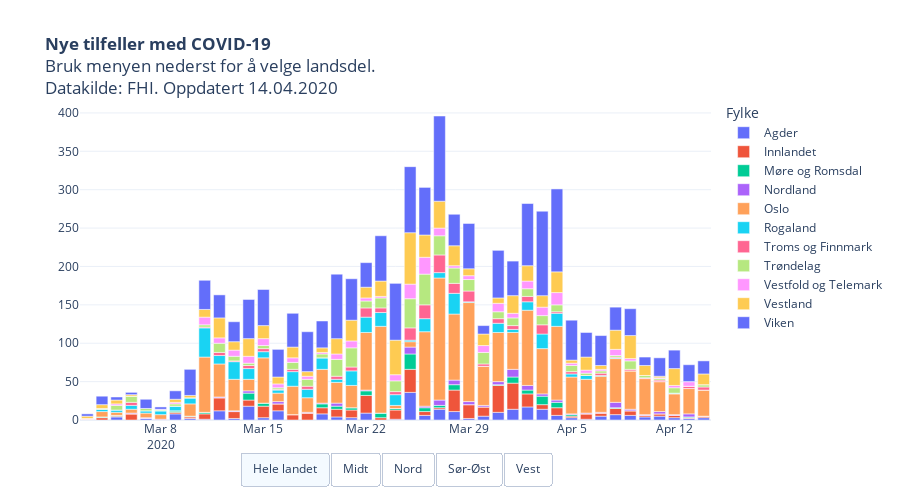

The notebook cell saved with this chart:
### Code cell
legend = [i for i in endring["Fylke"].dropna().unique()]
foretak = [i for i in endring["RHF"].dropna().unique()]
legend.sort()
foretak.sort()

fig = px.bar(endring, x='variable', y='value',
             category_orders={"RHF": foretak},
             title = "<b>Nye tilfeller med COVID-19</b><br>Bruk menyen nederst for å velge landsdel.<br>Datakilde: FHI. Oppdatert "+datetime.today().strftime('%d.%m.%Y'),
             color='Fylke', 
             height=500,
             hover_name="Fylke",
             hover_data=["value"],
             template = "plotly_white",
             labels = {"variable": "Dato", "value": "Nye tilfeller"}    
            )



fig.update_layout(
    updatemenus = list([
    dict(type="buttons", 
         direction="left", 
         active=0,
         buttons=list([
                        dict(label='Hele landet',
                 method='update',
                 args=[{'visible': [True, True, True, True, True, True, True, True, True, True, True]},
                       {'yaxis': {"title": "",
                                  "annotations": []}}]), 
            dict(label='Midt',
                 method='update',
                 args=[{'visible': [False, False, True, False, False, False, False, True, False, False, False]},
                       {'yaxis': {"title": "",
                                  "annotations": []}}]),         
            dict(label='Nord',
                 method='update',
                 args=[{'visible': [False, False, False, True, False, False, True, False, False, False, False]},
                       {'yaxis': {"title": "",
                                  "annotations": []}}]),
            
            dict(label='Sør-Øst',
                 method='update',
                 args=[{'visible': [True, True, False, False, True, False, False, False, True, False, True]},
                       {'yaxis': {"title": "",
                                  "annotations": []}}]),  
                               
             dict(label='Vest',
                 method='update',
                 args=[{'visible': [False, False, False, False, False, True, False, False, False, True, False]},
                       {'yaxis': {"title": "",
                                  "annotations": []}}])  
             
            ]),
            showactive=True,
            x=0.5,
            xanchor="center",
            y=-0.1,
            yanchor="top"
        )
    ]))

fig.update_layout(autosize=True,
    #margin=dict(l=100, r=100, t=150, b=0),
    paper_bgcolor='rgba(0, 0, 0, 0)',
    xaxis=dict(title=''),
    yaxis=dict(title='', rangemode = 'tozero'),
    #plot_bgcolor='rgb(248, 248, 255),'
                 )

py.plot(fig, filename='COVID19_nye_tilfeller.html', auto_open=False)
fig.show()

### Figure 1 — Plotly figure (JSON) as saved in the notebook; plotly's stock layout.template omitted (floating-point values rounded to 4 significant figures)
{"data": [{"alignmentgroup": "True", "customdata": [[1], [0], [4], [0], [2], [0], [8], [2], [1], [12], [2], [18], [3], [12], [0], [0], [8], [4], [3], [9], [0], [1], [36], [6], [14], [11], [2], [5], [10], [14], [17], [14], [6], [3], [1], [5], [7], [6], [4], [5], [3], [2], [3]], "hoverlabel": {"namelength": 0}, "hovertemplate": "<b>%{hovertext}</b><br><br>Fylke=Agder<br>Dato=%{x}<br>Nye tilfeller=%{customdata[0]}", "hovertext": ["Agder", "Agder", "Agder", "Agder", "Agder", "Agder", "Agder", "Agder", "Agder", "Agder", "Agder", "Agder", "Agder", "Agder", "Agder", "Agder", "Agder", "Agder", "Agder", "Agder", "Agder", "Agder", "Agder", "Agder", "Agder", "Agder", "Agder", "Agder", "Agder", "Agder", "Agder", "Agder", "Agder", "Agder", "Agder", "Agder", "Agder", "Agder", "Agder", "Agder", "Agder", "Agder", "Agder"], "legendgroup": "Agder", "marker": {"color": "#636efa"}, "name": "Agder", "offsetgroup": "Agder", "orientation": "v", "showlegend": true, "textposition": "auto", "type": "bar", "x": ["2020-03-03T00:00:00", "2020-03-04T00:00:00", "2020-03-05T00:00:00", "2020-03-06T00:00:00", "2020-03-07T00:00:00", "2020-03-08T00:00:00", "2020-03-09T00:00:00", "2020-03-10T00:00:00", "2020-03-11T00:00:00", "2020-03-12T00:00:00", "2020-03-13T00:00:00", "2020-03-14T00:00:00", "2020-03-15T00:00:00", "2020-03-16T00:00:00", "2020-03-17T00:00:00", "2020-03-18T00:00:00", "2020-03-19T00:00:00", "2020-03-20T00:00:00", "2020-03-21T00:00:00", "2020-03-22T00:00:00", "2020-03-23T00:00:00", "2020-03-24T00:00:00", "2020-03-25T00:00:00", "2020-03-26T00:00:00", "2020-03-27T00:00:00", "2020-03-28T00:00:00", "2020-03-29T00:00:00", "2020-03-30T00:00:00", "2020-03-31T00:00:00", "2020-04-01T00:00:00", "2020-04-02T00:00:00", "2020-04-03T00:00:00", "2020-04-04T00:00:00", "2020-04-05T00:00:00", "2020-04-06T00:00:00", "2020-04-07T00:00:00", "2020-04-08T00:00:00", "2020-04-09T00:00:00", "2020-04-10T00:00:00", "2020-04-11T00:00:00", "2020-04-12T00:00:00", "2020-04-13T00:00:00", "2020-04-14T00:00:00"], "xaxis": "x", "y": [1, 0, 4, 0, 2, 0, 8, 2, 1, 12, 2, 18, 3, 12, 0, 0, 8, 4, 3, 9, 0, 1, 36, 6, 14, 11, 2, 5, 10, 14, 17, 14, 6, 3, 1, 5, 7, 6, 4, 5, 3, 2, 3], "yaxis": "y"}, {"alignmentgroup": "True", "customdata": [[0], [3], [1], [8], [0], [0], [2], [2], [7], [17], [9], [8], [15], [9], [7], [9], [8], [10], [10], [23], [3], [12], [30], [5], [2], [28], [18], [12], [35], [34], [17], [6], [10], [2], [7], [4], [8], [6], [2], [3], [3], [1], [2]], "hoverlabel": {"namelength": 0}, "hovertemplate": "<b>%{hovertext}</b><br><br>Fylke=Innlandet<br>Dato=%{x}<br>Nye tilfeller=%{customdata[0]}", "hovertext": ["Innlandet", "Innlandet", "Innlandet", "Innlandet", "Innlandet", "Innlandet", "Innlandet", "Innlandet", "Innlandet", "Innlandet", "Innlandet", "Innlandet", "Innlandet", "Innlandet", "Innlandet", "Innlandet", "Innlandet", "Innlandet", "Innlandet", "Innlandet", "Innlandet", "Innlandet", "Innlandet", "Innlandet", "Innlandet", "Innlandet", "Innlandet", "Innlandet", "Innlandet", "Innlandet", "Innlandet", "Innlandet", "Innlandet", "Innlandet", "Innlandet", "Innlandet", "Innlandet", "Innlandet", "Innlandet", "Innlandet", "Innlandet", "Innlandet", "Innlandet"], "legendgroup": "Innlandet", "marker": {"color": "#EF553B"}, "name": "Innlandet", "offsetgroup": "Innlandet", "orientation": "v", "showlegend": true, "textposition": "auto", "type": "bar", "x": ["2020-03-03T00:00:00", "2020-03-04T00:00:00", "2020-03-05T00:00:00", "2020-03-06T00:00:00", "2020-03-07T00:00:00", "2020-03-08T00:00:00", "2020-03-09T00:00:00", "2020-03-10T00:00:00", "2020-03-11T00:00:00", "2020-03-12T00:00:00", "2020-03-13T00:00:00", "2020-03-14T00:00:00", "2020-03-15T00:00:00", "2020-03-16T00:00:00", "2020-03-17T00:00:00", "2020-03-18T00:00:00", "2020-03-19T00:00:00", "2020-03-20T00:00:00", "2020-03-21T00:00:00", "2020-03-22T00:00:00", "2020-03-23T00:00:00", "2020-03-24T00:00:00", "2020-03-25T00:00:00", "2020-03-26T00:00:00", "2020-03-27T00:00:00", "2020-03-28T00:00:00", "2020-03-29T00:00:00", "2020-03-30T00:00:00", "2020-03-31T00:00:00", "2020-04-01T00:00:00", "2020-04-02T00:00:00", "2020-04-03T00:00:00", "2020-04-04T00:00:00", "2020-04-05T00:00:00", "2020-04-06T00:00:00", "2020-04-07T00:00:00", "2020-04-08T00:00:00", "2020-04-09T00:00:00", "2020-04-10T00:00:00", "2020-04-11T00:00:00", "2020-04-12T00:00:00", "2020-04-13T00:00:00", "2020-04-14T00:00:00"], "xaxis": "x", "y": [0, 3, 1, 8, 0, 0, 2, 2, 7, 17, 9, 8, 15, 9, 7, 9, 8, 10, 10, 23, 3, 12, 30, 5, 2, 28, 18, 12, 35, 34, 17, 6, 10, 2, 7, 4, 8, 6, 2, 3, 3, 1, 2], "yaxis": "y"}, {"alignmentgroup": "True", "customdata": [[0], [1], [1], [0], [0], [0], [2], [1], [2], [0], [0], [9], [4], [0], [0], [0], [5], [4], [3], [6], [6], [2], [20], [5], [3], [7], [0], [0], [1], [8], [5], [11], [7], [2], [0], [0], [1], [0], [0], [0], [0], [1], [0]], "hoverlabel": {"namelength": 0}, "hovertemplate": "<b>%{hovertext}</b><br><br>Fylke=Møre og Romsdal<br>Dato=%{x}<br>Nye tilfeller=%{customdata[0]}", "hovertext": ["Møre og Romsdal", "Møre og Romsdal", "Møre og Romsdal", "Møre og Romsdal", "Møre og Romsdal", "Møre og Romsdal", "Møre og Romsdal", "Møre og Romsdal", "Møre og Romsdal", "Møre og Romsdal", "Møre og Romsdal", "Møre og Romsdal", "Møre og Romsdal", "Møre og Romsdal", "Møre og Romsdal", "Møre og Romsdal", "Møre og Romsdal", "Møre og Romsdal", "Møre og Romsdal", "Møre og Romsdal", "Møre og Romsdal", "Møre og Romsdal", "Møre og Romsdal", "Møre og Romsdal", "Møre og Romsdal", "Møre og Romsdal", "Møre og Romsdal", "Møre og Romsdal", "Møre og Romsdal", "Møre og Romsdal", "Møre og Romsdal", "Møre og Romsdal", "Møre og Romsdal", "Møre og Romsdal", "Møre og Romsdal", "Møre og Romsdal", "Møre og Romsdal", "Møre og Romsdal", "Møre og Romsdal", "Møre og Romsdal", "Møre og Romsdal", "Møre og Romsdal", "Møre og Romsdal"], "legendgroup": "Møre og Romsdal", "marker": {"color": "#00cc96"}, "name": "Møre og Romsdal", "offsetgroup": "Møre og Romsdal", "orientation": "v", "showlegend": true, "textposition": "auto", "type": "bar", "x": ["2020-03-03T00:00:00", "2020-03-04T00:00:00", "2020-03-05T00:00:00", "2020-03-06T00:00:00", "2020-03-07T00:00:00", "2020-03-08T00:00:00", "2020-03-09T00:00:00", "2020-03-10T00:00:00", "2020-03-11T00:00:00", "2020-03-12T00:00:00", "2020-03-13T00:00:00", "2020-03-14T00:00:00", "2020-03-15T00:00:00", "2020-03-16T00:00:00", "2020-03-17T00:00:00", "2020-03-18T00:00:00", "2020-03-19T00:00:00", "2020-03-20T00:00:00", "2020-03-21T00:00:00", "2020-03-22T00:00:00", "2020-03-23T00:00:00", "2020-03-24T00:00:00", "2020-03-25T00:00:00", "2020-03-26T00:00:00", "2020-03-27T00:00:00", "2020-03-28T00:00:00", "2020-03-29T00:00:00", "2020-03-30T00:00:00", "2020-03-31T00:00:00", "2020-04-01T00:00:00", "2020-04-02T00:00:00", "2020-04-03T00:00:00", "2020-04-04T00:00:00", "2020-04-05T00:00:00", "2020-04-06T00:00:00", "2020-04-07T00:00:00", "2020-04-08T00:00:00", "2020-04-09T00:00:00", "2020-04-10T00:00:00", "2020-04-11T00:00:00", "2020-04-12T00:00:00", "2020-04-13T00:00:00", "2020-04-14T00:00:00"], "xaxis": "x", "y": [0, 1, 1, 0, 0, 0, 2, 1, 2, 0, 0, 9, 4, 0, 0, 0, 5, 4, 3, 6, 6, 2, 20, 5, 3, 7, 0, 0, 1, 8, 5, 11, 7, 2, 0, 0, 1, 0, 0, 0, 0, 1, 0], "yaxis": "y"}, {"alignmentgroup": "True", "customdata": [[0], [0], [0], [1], [1], [1], [0], [0], [0], [1], [1], [3], [0], [3], [0], [1], [1], [4], [0], [1], [0], [0], [9], [2], [7], [6], [4], [2], [4], [10], [6], [3], [3], [1], [1], [1], [7], [2], [1], [3], [1], [4], [0]], "hoverlabel": {"namelength": 0}, "hovertemplate": "<b>%{hovertext}</b><br><br>Fylke=Nordland<br>Dato=%{x}<br>Nye tilfeller=%{customdata[0]}", "hovertext": ["Nordland", "Nordland", "Nordland", "Nordland", "Nordland", "Nordland", "Nordland", "Nordland", "Nordland", "Nordland", "Nordland", "Nordland", "Nordland", "Nordland", "Nordland", "Nordland", "Nordland", "Nordland", "Nordland", "Nordland", "Nordland", "Nordland", "Nordland", "Nordland", "Nordland", "Nordland", "Nordland", "Nordland", "Nordland", "Nordland", "Nordland", "Nordland", "Nordland", "Nordland", "Nordland", "Nordland", "Nordland", "Nordland", "Nordland", "Nordland", "Nordland", "Nordland", "Nordland"], "legendgroup": "Nordland", "marker": {"color": "#ab63fa"}, "name": "Nordland", "offsetgroup": "Nordland", "orientation": "v", "showlegend": true, "textposition": "auto", "type": "bar", "x": ["2020-03-03T00:00:00", "2020-03-04T00:00:00", "2020-03-05T00:00:00", "2020-03-06T00:00:00", "2020-03-07T00:00:00", "2020-03-08T00:00:00", "2020-03-09T00:00:00", "2020-03-10T00:00:00", "2020-03-11T00:00:00", "2020-03-12T00:00:00", "2020-03-13T00:00:00", "2020-03-14T00:00:00", "2020-03-15T00:00:00", "2020-03-16T00:00:00", "2020-03-17T00:00:00", "2020-03-18T00:00:00", "2020-03-19T00:00:00", "2020-03-20T00:00:00", "2020-03-21T00:00:00", "2020-03-22T00:00:00", "2020-03-23T00:00:00", "2020-03-24T00:00:00", "2020-03-25T00:00:00", "2020-03-26T00:00:00", "2020-03-27T00:00:00", "2020-03-28T00:00:00", "2020-03-29T00:00:00", "2020-03-30T00:00:00", "2020-03-31T00:00:00", "2020-04-01T00:00:00", "2020-04-02T00:00:00", "2020-04-03T00:00:00", "2020-04-04T00:00:00", "2020-04-05T00:00:00", "2020-04-06T00:00:00", "2020-04-07T00:00:00", "2020-04-08T00:00:00", "2020-04-09T00:00:00", "2020-04-10T00:00:00", "2020-04-11T00:00:00", "2020-04-12T00:00:00", "2020-04-13T00:00:00", "2020-04-14T00:00:00"], "xaxis": "x", "y": [0, 0, 0, 1, 1, 1, 0, 0, 0, 1, 1, 3, 0, 3, 0, 1, 1, 4, 0, 1, 0, 0, 9, 2, 7, 6, 4, 2, 4, 10, 6, 3, 3, 1, 1, 1, 7, 2, 1, 3, 1, 4, 0], "yaxis": "y"}, {"alignmentgroup": "True", "customdata": [[0], [7], [4], [5], [6], [6], [0], [16], [72], [43], [41], [15], [59], [11], [37], [19], [44], [27], [29], [75], [113], [4], [7], [97], [159], [86], [129], [51], [64], [48], [98], [59], [96], [48], [44], [47], [57], [50], [47], [39], [27], [33], [34]], "hoverlabel": {"namelength": 0}, "hovertemplate": "<b>%{hovertext}</b><br><br>Fylke=Oslo<br>Dato=%{x}<br>Nye tilfeller=%{customdata[0]}", "hovertext": ["Oslo", "Oslo", "Oslo", "Oslo", "Oslo", "Oslo", "Oslo", "Oslo", "Oslo", "Oslo", "Oslo", "Oslo", "Oslo", "Oslo", "Oslo", "Oslo", "Oslo", "Oslo", "Oslo", "Oslo", "Oslo", "Oslo", "Oslo", "Oslo", "Oslo", "Oslo", "Oslo", "Oslo", "Oslo", "Oslo", "Oslo", "Oslo", "Oslo", "Oslo", "Oslo", "Oslo", "Oslo", "Oslo", "Oslo", "Oslo", "Oslo", "Oslo", "Oslo"], "legendgroup": "Oslo", "marker": {"color": "#FFA15A"}, "name": "Oslo", "offsetgroup": "Oslo", "orientation": "v", "showlegend": true, "textposition": "auto", "type": "bar", "x": ["2020-03-03T00:00:00", "2020-03-04T00:00:00", "2020-03-05T00:00:00", "2020-03-06T00:00:00", "2020-03-07T00:00:00", "2020-03-08T00:00:00", "2020-03-09T00:00:00", "2020-03-10T00:00:00", "2020-03-11T00:00:00", "2020-03-12T00:00:00", "2020-03-13T00:00:00", "2020-03-14T00:00:00", "2020-03-15T00:00:00", "2020-03-16T00:00:00", "2020-03-17T00:00:00", "2020-03-18T00:00:00", "2020-03-19T00:00:00", "2020-03-20T00:00:00", "2020-03-21T00:00:00", "2020-03-22T00:00:00", "2020-03-23T00:00:00", "2020-03-24T00:00:00", "2020-03-25T00:00:00", "2020-03-26T00:00:00", "2020-03-27T00:00:00", "2020-03-28T00:00:00", "2020-03-29T00:00:00", "2020-03-30T00:00:00", "2020-03-31T00:00:00", "2020-04-01T00:00:00", "2020-04-02T00:00:00", "2020-04-03T00:00:00", "2020-04-04T00:00:00", "2020-04-05T00:00:00", "2020-04-06T00:00:00", "2020-04-07T00:00:00", "2020-04-08T00:00:00", "2020-04-09T00:00:00", "2020-04-10T00:00:00", "2020-04-11T00:00:00", "2020-04-12T00:00:00", "2020-04-13T00:00:00", "2020-04-14T00:00:00"], "xaxis": "x", "y": [0, 7, 4, 5, 6, 6, 0, 16, 72, 43, 41, 15, 59, 11, 37, 19, 44, 27, 29, 75, 113, 4, 7, 97, 159, 86, 129, 51, 64, 48, 98, 59, 96, 48, 44, 47, 57, 50, 47, 39, 27, 33, 34], "yaxis": "y"}, {"alignmentgroup": "True", "customdata": [[0], [3], [3], [5], [3], [5], [6], [8], [38], [11], [23], [14], [8], [4], [19], [11], [15], [4], [19], [20], [18], [14], [2], [17], [7], [27], [1], [0], [12], [4], [11], [19], [17], [4], [5], [1], [1], [0], [0], [0], [1], [0], [0]], "hoverlabel": {"namelength": 0}, "hovertemplate": "<b>%{hovertext}</b><br><br>Fylke=Rogaland<br>Dato=%{x}<br>Nye tilfeller=%{customdata[0]}", "hovertext": ["Rogaland", "Rogaland", "Rogaland", "Rogaland", "Rogaland", "Rogaland", "Rogaland", "Rogaland", "Rogaland", "Rogaland", "Rogaland", "Rogaland", "Rogaland", "Rogaland", "Rogaland", "Rogaland", "Rogaland", "Rogaland", "Rogaland", "Rogaland", "Rogaland", "Rogaland", "Rogaland", "Rogaland", "Rogaland", "Rogaland", "Rogaland", "Rogaland", "Rogaland", "Rogaland", "Rogaland", "Rogaland", "Rogaland", "Rogaland", "Rogaland", "Rogaland", "Rogaland", "Rogaland", "Rogaland", "Rogaland", "Rogaland", "Rogaland", "Rogaland"], "legendgroup": "Rogaland", "marker": {"color": "#19d3f3"}, "name": "Rogaland", "offsetgroup": "Rogaland", "orientation": "v", "showlegend": true, "textposition": "auto", "type": "bar", "x": ["2020-03-03T00:00:00", "2020-03-04T00:00:00", "2020-03-05T00:00:00", "2020-03-06T00:00:00", "2020-03-07T00:00:00", "2020-03-08T00:00:00", "2020-03-09T00:00:00", "2020-03-10T00:00:00", "2020-03-11T00:00:00", "2020-03-12T00:00:00", "2020-03-13T00:00:00", "2020-03-14T00:00:00", "2020-03-15T00:00:00", "2020-03-16T00:00:00", "2020-03-17T00:00:00", "2020-03-18T00:00:00", "2020-03-19T00:00:00", "2020-03-20T00:00:00", "2020-03-21T00:00:00", "2020-03-22T00:00:00", "2020-03-23T00:00:00", "2020-03-24T00:00:00", "2020-03-25T00:00:00", "2020-03-26T00:00:00", "2020-03-27T00:00:00", "2020-03-28T00:00:00", "2020-03-29T00:00:00", "2020-03-30T00:00:00", "2020-03-31T00:00:00", "2020-04-01T00:00:00", "2020-04-02T00:00:00", "2020-04-03T00:00:00", "2020-04-04T00:00:00", "2020-04-05T00:00:00", "2020-04-06T00:00:00", "2020-04-07T00:00:00", "2020-04-08T00:00:00", "2020-04-09T00:00:00", "2020-04-10T00:00:00", "2020-04-11T00:00:00", "2020-04-12T00:00:00", "2020-04-13T00:00:00", "2020-04-14T00:00:00"], "xaxis": "x", "y": [0, 3, 3, 5, 3, 5, 6, 8, 38, 11, 23, 14, 8, 4, 19, 11, 15, 4, 19, 20, 18, 14, 2, 17, 7, 27, 1, 0, 12, 4, 11, 19, 17, 4, 5, 1, 1, 0, 0, 0, 1, 0, 0], "yaxis": "y"}, {"alignmentgroup": "True", "customdata": [[1], [0], [0], [4], [0], [0], [0], [0], [1], [4], [1], [4], [4], [1], [3], [4], [0], [4], [5], [12], [6], [4], [16], [18], [23], [13], [14], [3], [6], [5], [7], [12], [2], [3], [0], [3], [1], [2], [1], [2], [0], [3], [4]], "hoverlabel": {"namelength": 0}, "hovertemplate": "<b>%{hovertext}</b><br><br>Fylke=Troms og Finnmark<br>Dato=%{x}<br>Nye tilfeller=%{customdata[0]}", "hovertext": ["Troms og Finnmark", "Troms og Finnmark", "Troms og Finnmark", "Troms og Finnmark", "Troms og Finnmark", "Troms og Finnmark", "Troms og Finnmark", "Troms og Finnmark", "Troms og Finnmark", "Troms og Finnmark", "Troms og Finnmark", "Troms og Finnmark", "Troms og Finnmark", "Troms og Finnmark", "Troms og Finnmark", "Troms og Finnmark", "Troms og Finnmark", "Troms og Finnmark", "Troms og Finnmark", "Troms og Finnmark", "Troms og Finnmark", "Troms og Finnmark", "Troms og Finnmark", "Troms og Finnmark", "Troms og Finnmark", "Troms og Finnmark", "Troms og Finnmark", "Troms og Finnmark", "Troms og Finnmark", "Troms og Finnmark", "Troms og Finnmark", "Troms og Finnmark", "Troms og Finnmark", "Troms og Finnmark", "Troms og Finnmark", "Troms og Finnmark", "Troms og Finnmark", "Troms og Finnmark", "Troms og Finnmark", "Troms og Finnmark", "Troms og Finnmark", "Troms og Finnmark", "Troms og Finnmark"], "legendgroup": "Troms og Finnmark", "marker": {"color": "#FF6692"}, "name": "Troms og Finnmark", "offsetgroup": "Troms og Finnmark", "orientation": "v", "showlegend": true, "textposition": "auto", "type": "bar", "x": ["2020-03-03T00:00:00", "2020-03-04T00:00:00", "2020-03-05T00:00:00", "2020-03-06T00:00:00", "2020-03-07T00:00:00", "2020-03-08T00:00:00", "2020-03-09T00:00:00", "2020-03-10T00:00:00", "2020-03-11T00:00:00", "2020-03-12T00:00:00", "2020-03-13T00:00:00", "2020-03-14T00:00:00", "2020-03-15T00:00:00", "2020-03-16T00:00:00", "2020-03-17T00:00:00", "2020-03-18T00:00:00", "2020-03-19T00:00:00", "2020-03-20T00:00:00", "2020-03-21T00:00:00", "2020-03-22T00:00:00", "2020-03-23T00:00:00", "2020-03-24T00:00:00", "2020-03-25T00:00:00", "2020-03-26T00:00:00", "2020-03-27T00:00:00", "2020-03-28T00:00:00", "2020-03-29T00:00:00", "2020-03-30T00:00:00", "2020-03-31T00:00:00", "2020-04-01T00:00:00", "2020-04-02T00:00:00", "2020-04-03T00:00:00", "2020-04-04T00:00:00", "2020-04-05T00:00:00", "2020-04-06T00:00:00", "2020-04-07T00:00:00", "2020-04-08T00:00:00", "2020-04-09T00:00:00", "2020-04-10T00:00:00", "2020-04-11T00:00:00", "2020-04-12T00:00:00", "2020-04-13T00:00:00", "2020-04-14T00:00:00"], "xaxis": "x", "y": [1, 0, 0, 4, 0, 0, 0, 0, 1, 4, 1, 4, 4, 1, 3, 4, 0, 4, 5, 12, 6, 4, 16, 18, 23, 13, 14, 3, 6, 5, 7, 12, 2, 3, 0, 3, 1, 2, 1, 2, 0, 3, 4], "yaxis": "y"}, {"alignmentgroup": "True", "customdata": [[0], [1], [6], [8], [3], [1], [3], [0], [3], [12], [6], [3], [4], [2], [9], [9], [5], [22], [25], [9], [13], [14], [38], [40], [25], [20], [15], [15], [9], [10], [10], [12], [9], [8], [3], [3], [2], [11], [3], [2], [7], [0], [3]], "hoverlabel": {"namelength": 0}, "hovertemplate": "<b>%{hovertext}</b><br><br>Fylke=Trøndelag<br>Dato=%{x}<br>Nye tilfeller=%{customdata[0]}", "hovertext": ["Trøndelag", "Trøndelag", "Trøndelag", "Trøndelag", "Trøndelag", "Trøndelag", "Trøndelag", "Trøndelag", "Trøndelag", "Trøndelag", "Trøndelag", "Trøndelag", "Trøndelag", "Trøndelag", "Trøndelag", "Trøndelag", "Trøndelag", "Trøndelag", "Trøndelag", "Trøndelag", "Trøndelag", "Trøndelag", "Trøndelag", "Trøndelag", "Trøndelag", "Trøndelag", "Trøndelag", "Trøndelag", "Trøndelag", "Trøndelag", "Trøndelag", "Trøndelag", "Trøndelag", "Trøndelag", "Trøndelag", "Trøndelag", "Trøndelag", "Trøndelag", "Trøndelag", "Trøndelag", "Trøndelag", "Trøndelag", "Trøndelag"], "legendgroup": "Trøndelag", "marker": {"color": "#B6E880"}, "name": "Trøndelag", "offsetgroup": "Trøndelag", "orientation": "v", "showlegend": true, "textposition": "auto", "type": "bar", "x": ["2020-03-03T00:00:00", "2020-03-04T00:00:00", "2020-03-05T00:00:00", "2020-03-06T00:00:00", "2020-03-07T00:00:00", "2020-03-08T00:00:00", "2020-03-09T00:00:00", "2020-03-10T00:00:00", "2020-03-11T00:00:00", "2020-03-12T00:00:00", "2020-03-13T00:00:00", "2020-03-14T00:00:00", "2020-03-15T00:00:00", "2020-03-16T00:00:00", "2020-03-17T00:00:00", "2020-03-18T00:00:00", "2020-03-19T00:00:00", "2020-03-20T00:00:00", "2020-03-21T00:00:00", "2020-03-22T00:00:00", "2020-03-23T00:00:00", "2020-03-24T00:00:00", "2020-03-25T00:00:00", "2020-03-26T00:00:00", "2020-03-27T00:00:00", "2020-03-28T00:00:00", "2020-03-29T00:00:00", "2020-03-30T00:00:00", "2020-03-31T00:00:00", "2020-04-01T00:00:00", "2020-04-02T00:00:00", "2020-04-03T00:00:00", "2020-04-04T00:00:00", "2020-04-05T00:00:00", "2020-04-06T00:00:00", "2020-04-07T00:00:00", "2020-04-08T00:00:00", "2020-04-09T00:00:00", "2020-04-10T00:00:00", "2020-04-11T00:00:00", "2020-04-12T00:00:00", "2020-04-13T00:00:00", "2020-04-14T00:00:00"], "xaxis": "x", "y": [0, 1, 6, 8, 3, 1, 3, 0, 3, 12, 6, 3, 4, 2, 9, 9, 5, 22, 25, 9, 13, 14, 38, 40, 25, 20, 15, 15, 9, 10, 10, 12, 9, 8, 3, 3, 2, 11, 3, 2, 7, 0, 3], "yaxis": "y"}, {"alignmentgroup": "True", "customdata": [[0], [0], [2], [0], [0], [1], [2], [0], [10], [7], [8], [9], [9], [5], [6], [4], [2], [7], [9], [4], [2], [8], [19], [22], [10], [3], [5], [9], [11], [6], [10], [11], [16], [3], [4], [2], [8], [3], [0], [1], [3], [6], [0]], "hoverlabel": {"namelength": 0}, "hovertemplate": "<b>%{hovertext}</b><br><br>Fylke=Vestfold og Telemark<br>Dato=%{x}<br>Nye tilfeller=%{customdata[0]}", "hovertext": ["Vestfold og Telemark", "Vestfold og Telemark", "Vestfold og Telemark", "Vestfold og Telemark", "Vestfold og Telemark", "Vestfold og Telemark", "Vestfold og Telemark", "Vestfold og Telemark", "Vestfold og Telemark", "Vestfold og Telemark", "Vestfold og Telemark", "Vestfold og Telemark", "Vestfold og Telemark", "Vestfold og Telemark", "Vestfold og Telemark", "Vestfold og Telemark", "Vestfold og Telemark", "Vestfold og Telemark", "Vestfold og Telemark", "Vestfold og Telemark", "Vestfold og Telemark", "Vestfold og Telemark", "Vestfold og Telemark", "Vestfold og Telemark", "Vestfold og Telemark", "Vestfold og Telemark", "Vestfold og Telemark", "Vestfold og Telemark", "Vestfold og Telemark", "Vestfold og Telemark", "Vestfold og Telemark", "Vestfold og Telemark", "Vestfold og Telemark", "Vestfold og Telemark", "Vestfold og Telemark", "Vestfold og Telemark", "Vestfold og Telemark", "Vestfold og Telemark", "Vestfold og Telemark", "Vestfold og Telemark", "Vestfold og Telemark", "Vestfold og Telemark", "Vestfold og Telemark"], "legendgroup": "Vestfold og Telemark", "marker": {"color": "#FF97FF"}, "name": "Vestfold og Telemark", "offsetgroup": "Vestfold og Telemark", "orientation": "v", "showlegend": true, "textposition": "auto", "type": "bar", "x": ["2020-03-03T00:00:00", "2020-03-04T00:00:00", "2020-03-05T00:00:00", "2020-03-06T00:00:00", "2020-03-07T00:00:00", "2020-03-08T00:00:00", "2020-03-09T00:00:00", "2020-03-10T00:00:00", "2020-03-11T00:00:00", "2020-03-12T00:00:00", "2020-03-13T00:00:00", "2020-03-14T00:00:00", "2020-03-15T00:00:00", "2020-03-16T00:00:00", "2020-03-17T00:00:00", "2020-03-18T00:00:00", "2020-03-19T00:00:00", "2020-03-20T00:00:00", "2020-03-21T00:00:00", "2020-03-22T00:00:00", "2020-03-23T00:00:00", "2020-03-24T00:00:00", "2020-03-25T00:00:00", "2020-03-26T00:00:00", "2020-03-27T00:00:00", "2020-03-28T00:00:00", "2020-03-29T00:00:00", "2020-03-30T00:00:00", "2020-03-31T00:00:00", "2020-04-01T00:00:00", "2020-04-02T00:00:00", "2020-04-03T00:00:00", "2020-04-04T00:00:00", "2020-04-05T00:00:00", "2020-04-06T00:00:00", "2020-04-07T00:00:00", "2020-04-08T00:00:00", "2020-04-09T00:00:00", "2020-04-10T00:00:00", "2020-04-11T00:00:00", "2020-04-12T00:00:00", "2020-04-13T00:00:00", "2020-04-14T00:00:00"], "xaxis": "x", "y": [0, 0, 2, 0, 0, 1, 2, 0, 10, 7, 8, 9, 9, 5, 6, 4, 2, 7, 9, 4, 2, 8, 19, 22, 10, 3, 5, 9, 11, 6, 10, 11, 16, 3, 4, 2, 8, 3, 0, 1, 3, 6, 0], "yaxis": "y"}, {"alignmentgroup": "True", "customdata": [[3], [5], [5], [2], [0], [0], [4], [3], [10], [26], [11], [23], [17], [9], [14], [6], [6], [20], [27], [14], [20], [45], [67], [29], [35], [26], [9], [15], [7], [23], [20], [15], [27], [4], [17], [5], [25], [30], [13], [2], [22], [0], [14]], "hoverlabel": {"namelength": 0}, "hovertemplate": "<b>%{hovertext}</b><br><br>Fylke=Vestland<br>Dato=%{x}<br>Nye tilfeller=%{customdata[0]}", "hovertext": ["Vestland", "Vestland", "Vestland", "Vestland", "Vestland", "Vestland", "Vestland", "Vestland", "Vestland", "Vestland", "Vestland", "Vestland", "Vestland", "Vestland", "Vestland", "Vestland", "Vestland", "Vestland", "Vestland", "Vestland", "Vestland", "Vestland", "Vestland", "Vestland", "Vestland", "Vestland", "Vestland", "Vestland", "Vestland", "Vestland", "Vestland", "Vestland", "Vestland", "Vestland", "Vestland", "Vestland", "Vestland", "Vestland", "Vestland", "Vestland", "Vestland", "Vestland", "Vestland"], "legendgroup": "Vestland", "marker": {"color": "#FECB52"}, "name": "Vestland", "offsetgroup": "Vestland", "orientation": "v", "showlegend": true, "textposition": "auto", "type": "bar", "x": ["2020-03-03T00:00:00", "2020-03-04T00:00:00", "2020-03-05T00:00:00", "2020-03-06T00:00:00", "2020-03-07T00:00:00", "2020-03-08T00:00:00", "2020-03-09T00:00:00", "2020-03-10T00:00:00", "2020-03-11T00:00:00", "2020-03-12T00:00:00", "2020-03-13T00:00:00", "2020-03-14T00:00:00", "2020-03-15T00:00:00", "2020-03-16T00:00:00", "2020-03-17T00:00:00", "2020-03-18T00:00:00", "2020-03-19T00:00:00", "2020-03-20T00:00:00", "2020-03-21T00:00:00", "2020-03-22T00:00:00", "2020-03-23T00:00:00", "2020-03-24T00:00:00", "2020-03-25T00:00:00", "2020-03-26T00:00:00", "2020-03-27T00:00:00", "2020-03-28T00:00:00", "2020-03-29T00:00:00", "2020-03-30T00:00:00", "2020-03-31T00:00:00", "2020-04-01T00:00:00", "2020-04-02T00:00:00", "2020-04-03T00:00:00", "2020-04-04T00:00:00", "2020-04-05T00:00:00", "2020-04-06T00:00:00", "2020-04-07T00:00:00", "2020-04-08T00:00:00", "2020-04-09T00:00:00", "2020-04-10T00:00:00", "2020-04-11T00:00:00", "2020-04-12T00:00:00", "2020-04-13T00:00:00", "2020-04-14T00:00:00"], "xaxis": "x", "y": [3, 5, 5, 2, 0, 0, 4, 3, 10, 26, 11, 23, 17, 9, 14, 6, 6, 20, 27, 14, 20, 45, 67, 29, 35, 26, 9, 15, 7, 23, 20, 15, 27, 4, 17, 5, 25, 30, 13, 2, 22, 0, 14], "yaxis": "y"}, {"alignmentgroup": "True", "customdata": [[3], [11], [4], [3], [12], [3], [11], [34], [38], [30], [26], [51], [47], [36], [44], [52], [35], [84], [54], [32], [59], [74], [86], [62], [111], [41], [59], [11], [62], [45], [81], [110], [108], [52], [32], [39], [30], [35], [11], [24], [24], [22], [17]], "hoverlabel": {"namelength": 0}, "hovertemplate": "<b>%{hovertext}</b><br><br>Fylke=Viken<br>Dato=%{x}<br>Nye tilfeller=%{customdata[0]}", "hovertext": ["Viken", "Viken", "Viken", "Viken", "Viken", "Viken", "Viken", "Viken", "Viken", "Viken", "Viken", "Viken", "Viken", "Viken", "Viken", "Viken", "Viken", "Viken", "Viken", "Viken", "Viken", "Viken", "Viken", "Viken", "Viken", "Viken", "Viken", "Viken", "Viken", "Viken", "Viken", "Viken", "Viken", "Viken", "Viken", "Viken", "Viken", "Viken", "Viken", "Viken", "Viken", "Viken", "Viken"], "legendgroup": "Viken", "marker": {"color": "#636efa"}, "name": "Viken", "offsetgroup": "Viken", "orientation": "v", "showlegend": true, "textposition": "auto", "type": "bar", "x": ["2020-03-03T00:00:00", "2020-03-04T00:00:00", "2020-03-05T00:00:00", "2020-03-06T00:00:00", "2020-03-07T00:00:00", "2020-03-08T00:00:00", "2020-03-09T00:00:00", "2020-03-10T00:00:00", "2020-03-11T00:00:00", "2020-03-12T00:00:00", "2020-03-13T00:00:00", "2020-03-14T00:00:00", "2020-03-15T00:00:00", "2020-03-16T00:00:00", "2020-03-17T00:00:00", "2020-03-18T00:00:00", "2020-03-19T00:00:00", "2020-03-20T00:00:00", "2020-03-21T00:00:00", "2020-03-22T00:00:00", "2020-03-23T00:00:00", "2020-03-24T00:00:00", "2020-03-25T00:00:00", "2020-03-26T00:00:00", "2020-03-27T00:00:00", "2020-03-28T00:00:00", "2020-03-29T00:00:00", "2020-03-30T00:00:00", "2020-03-31T00:00:00", "2020-04-01T00:00:00", "2020-04-02T00:00:00", "2020-04-03T00:00:00", "2020-04-04T00:00:00", "2020-04-05T00:00:00", "2020-04-06T00:00:00", "2020-04-07T00:00:00", "2020-04-08T00:00:00", "2020-04-09T00:00:00", "2020-04-10T00:00:00", "2020-04-11T00:00:00", "2020-04-12T00:00:00", "2020-04-13T00:00:00", "2020-04-14T00:00:00"], "xaxis": "x", "y": [3, 11, 4, 3, 12, 3, 11, 34, 38, 30, 26, 51, 47, 36, 44, 52, 35, 84, 54, 32, 59, 74, 86, 62, 111, 41, 59, 11, 62, 45, 81, 110, 108, 52, 32, 39, 30, 35, 11, 24, 24, 22, 17], "yaxis": "y"}], "layout": {"autosize": true, "barmode": "relative", "height": 500, "legend": {"title": {"text": "Fylke"}, "tracegroupgap": 0}, "paper_bgcolor": "rgba(0, 0, 0, 0)", "title": {"text": "<b>Nye tilfeller med COVID-19</b><br>Bruk menyen nederst for å velge landsdel.<br>Datakilde: FHI. Oppdatert 14.04.2020"}, "updatemenus": [{"active": 0, "buttons": [{"args": [{"visible": [true, true, true, true, true, true, true, true, true, true, true]}, {"yaxis": {"annotations": [], "title": ""}}], "label": "Hele landet", "method": "update"}, {"args": [{"visible": [false, false, true, false, false, false, false, true, false, false, false]}, {"yaxis": {"annotations": [], "title": ""}}], "label": "Midt", "method": "update"}, {"args": [{"visible": [false, false, false, true, false, false, true, false, false, false, false]}, {"yaxis": {"annotations": [], "title": ""}}], "label": "Nord", "method": "update"}, {"args": [{"visible": [true, true, false, false, true, false, false, false, true, false, true]}, {"yaxis": {"annotations": [], "title": ""}}], "label": "Sør-Øst", "method": "update"}, {"args": [{"visible": [false, false, false, false, false, true, false, false, false, true, false]}, {"yaxis": {"annotations": [], "title": ""}}], "label": "Vest", "method": "update"}], "direction": "left", "showactive": true, "type": "buttons", "x": 0.5, "xanchor": "center", "y": -0.1, "yanchor": "top"}], "xaxis": {"anchor": "y", "domain": [0, 1], "title": {"text": ""}}, "yaxis": {"anchor": "x", "domain": [0, 1], "rangemode": "tozero", "title": {"text": ""}}}}
